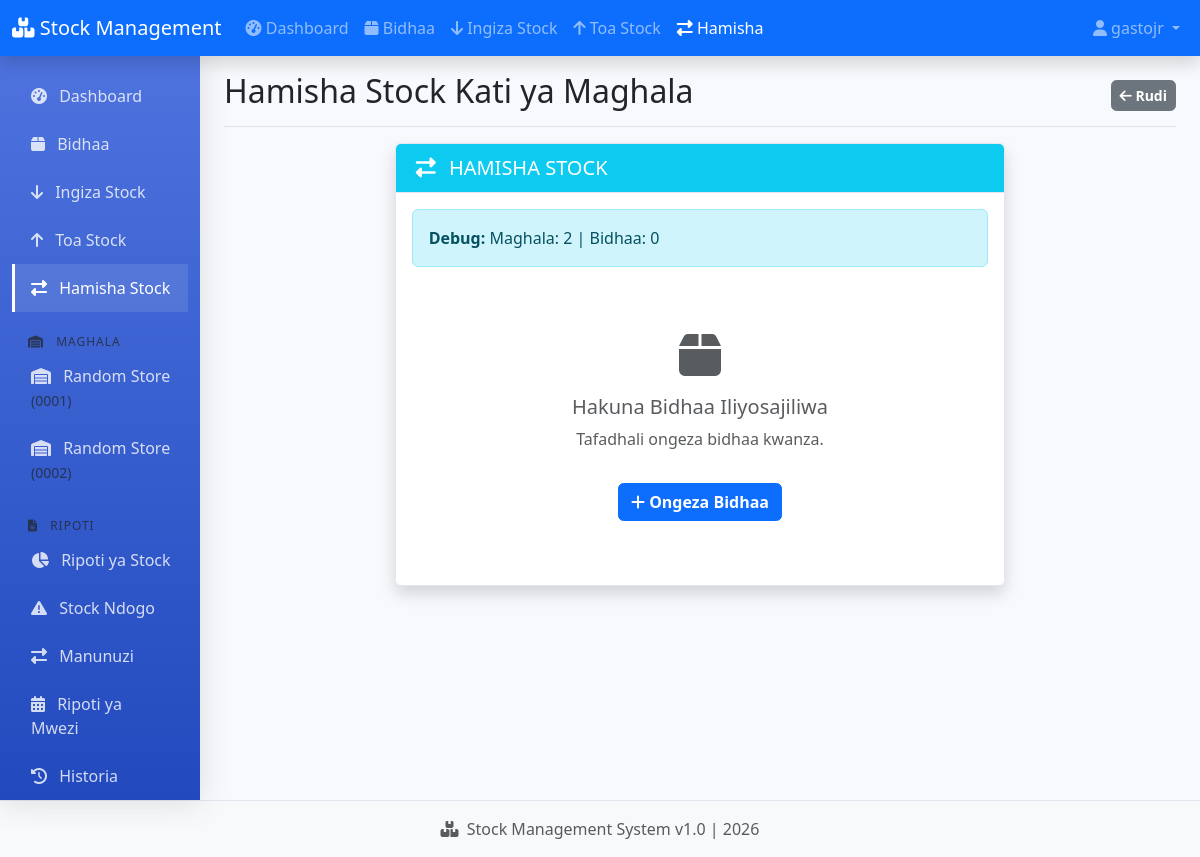
The app's page /transfer/ (signed in), older data.
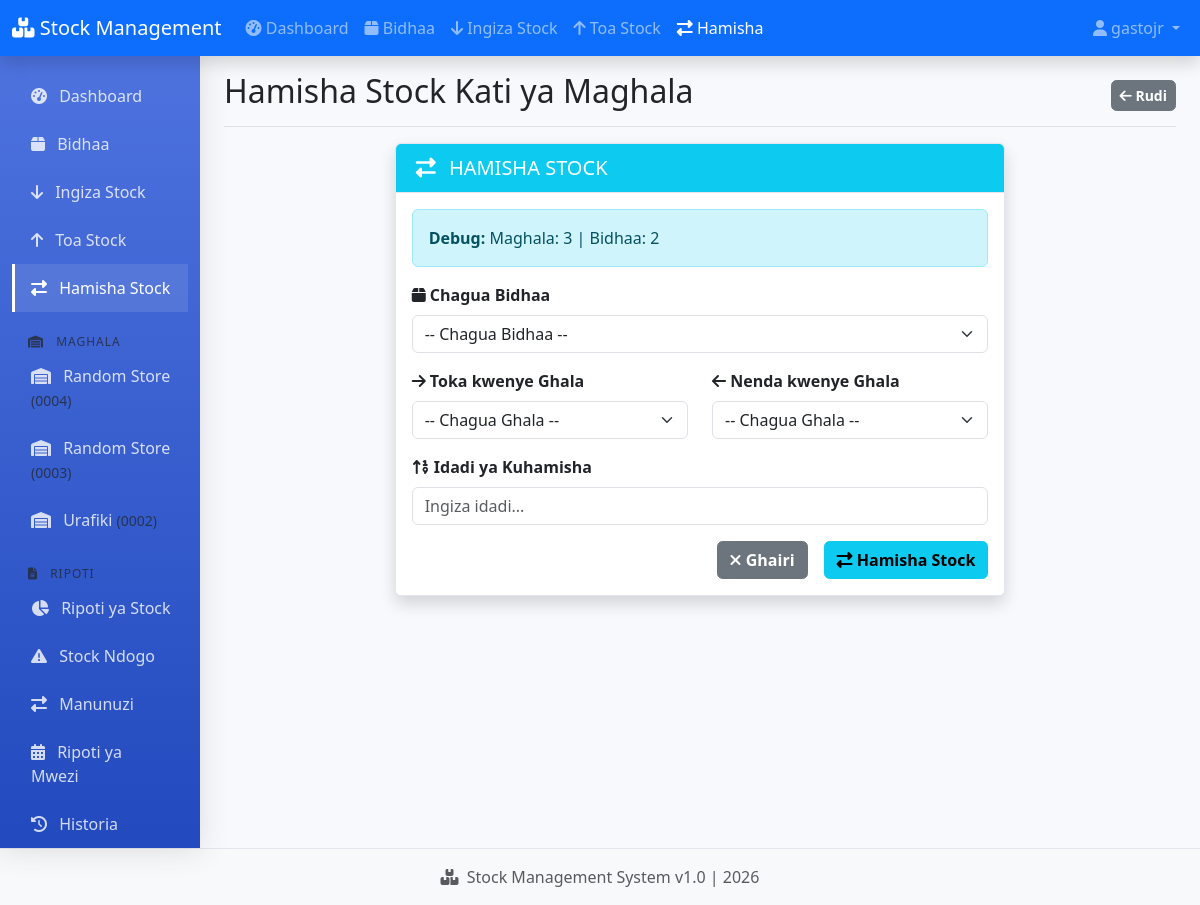
The same page, newer data.
### warehouse/models.py (models this page shows, shortened)
class Warehouse(models.Model):
    name = models.CharField(max_length=200)
    code = models.CharField(max_length=20, unique=True, blank=True, null=True)
    location = models.CharField(max_length=300, blank=True)
    manager = models.ForeignKey(User, on_delete=models.SET_NULL, null=True, blank=True)
    is_active = models.BooleanField(default=True)  # <-- IMENGEZWA!
    class Meta:
        ordering = ['name']

### warehouse/views.py (the view, shortened to what this page needs)
# urls.py: path('transfer/', views.transfer_stock, name='transfer_stock'),
@login_required(login_url='/admin/login/')
def transfer_stock(request):
    warehouses = Warehouse.objects.all()
    products = Product.objects.all()
    context = {
        'warehouses': warehouses,
        'products': products,
    }
    return render(request, 'warehouse/transfer_stock.html', context)

### warehouse/context_processors.py (called while the page is built)
def warehouses(request):
    return {
        'warehouses': Warehouse.objects.all().order_by('id', 'name')
    }

### warehouse/templates/warehouse/transfer_stock.html (shortened to what the changed rows need)
{% extends 'warehouse/base.html' %}
{% block page_title %}Hamisha Stock Kati ya Maghala{% endblock %}
{% block content %}
<div class="container-fluid">
    <div class="row">
        <div class="col-md-8 mx-auto">
            <div class="card shadow">
                <div class="card-body">
                    <div class="alert alert-info">
                        <strong>Debug:</strong>
                        Maghala: {{ warehouses|length }} |
                        Bidhaa: {{ products|length }}
                    </div>
                    {% if warehouses and products %}
                    <form method="post" id="transferForm">
                        <div class="mb-3">
                            <label class="form-label fw-bold">
                                <i class="fas fa-box"></i> Chagua Bidhaa
                            </label>
                            <select name="product" id="productSelect" class="form-select" required>
                                <option value="">-- Chagua Bidhaa --</option>
                            </select>
                        </div>
                        <div class="row">
                            <div class="col-md-6 mb-3">
                                <label class="form-label fw-bold">
                                    <i class="fas fa-arrow-right"></i> Toka kwenye Ghala
                                </label>
                                <select name="from_warehouse" id="fromWarehouse" class="form-select" required>
                                    <option value="">-- Chagua Ghala --</option>
                                </select>
                            </div>
                            <div class="col-md-6 mb-3">
                                <label class="form-label fw-bold">
                                    <i class="fas fa-arrow-left"></i> Nenda kwenye Ghala
                                </label>
                                <select name="to_warehouse" id="toWarehouse" class="form-select" required>
                                    <option value="">-- Chagua Ghala --</option>
                                </select>
                            </div>
                        </div>
                        <div class="mb-3">
                            <label class="form-label fw-bold">
                                <i class="fas fa-sort-numeric-up"></i> Idadi ya Kuhamisha
                            </label>
                            <input type="number" name="quantity" id="quantity"
                                   class="form-control" min="1" required
                                   placeholder="Ingiza idadi...">
                        </div>
                        <div class="d-grid gap-2 d-md-flex justify-content-md-end">
                            <a href="{% url 'dashboard' %}" class="btn btn-secondary me-md-2">
                                <i class="fas fa-times"></i> Ghairi
                            </a>
                            <button type="submit" class="btn btn-info">
                                <i class="fas fa-exchange-alt"></i> Hamisha Stock
                            </button>
                        </div>
                    </form>
                    {% else %}
                    <div class="text-center py-5">
                        {% if not products %}
                        <i class="fas fa-box fa-3x text-muted mb-3"></i>
                        <h5 class="text-muted">Hakuna Bidhaa Iliyosajiliwa</h5>
                        <p class="text-muted">Tafadhali ongeza bidhaa kwanza.</p>
                        <a href="/admin/warehouse/product/add/" class="btn btn-primary mt-3">
                            <i class="fas fa-plus"></i> Ongeza Bidhaa
                        </a>
                        {% endif %}
                    </div>
                    {% endif %}
                </div>
            </div>
        </div>
    </div>
</div>
{% endblock %}

### warehouse/templates/warehouse/base.html (shortened to what the changed rows need)
<!DOCTYPE html>
<html lang="sw">
<head>
    <link href="https://cdn.jsdelivr.net/npm/bootstrap@5.3.0-alpha1/dist/css/bootstrap.min.css" rel="stylesheet">
    <link rel="stylesheet" href="https://cdnjs.cloudflare.com/ajax/libs/font-awesome/6.4.0/css/all.min.css">
    {% load static %}
    <link rel="stylesheet" href="{% static 'css/style.css' %}">
</head>
<body>
    <div class="container-fluid">
        <div class="row">
            <nav id="sidebar" class="col-md-3 col-lg-2 d-md-block bg-light sidebar">
                <div class="position-sticky pt-3">
                    <ul class="nav flex-column">
                        {% for warehouse in warehouses %}
                        <li class="nav-item">
                            <a class="nav-link {% if warehouse.id|stringformat:'i' in request.path %}active{% endif %}"
                               href="{% url 'warehouse_stock' warehouse.id %}">
                                <i class="fas fa-warehouse me-2"></i> {{ warehouse.name }}
                                {% if warehouse.code %}
                                <small class="text-muted">({{ warehouse.code }})</small>
                                {% endif %}
                            </a>
                        </li>
                        {% empty %}
                        <li class="nav-item">
                            <span class="nav-link text-muted">
                                <i class="fas fa-info-circle me-2"></i> Hakuna maghala
                            </span>
                        </li>
                        {% endfor %}
                    </ul>
                </div>
            </nav>
            <main class="col-md-9 ms-sm-auto col-lg-10 px-md-4">
                <div class="d-flex justify-content-between flex-wrap flex-md-nowrap align-items-center pt-3 pb-2 mb-3 border-bottom">
                    <h1 class="h2">{% block page_title %}Dashboard{% endblock %}</h1>
                </div>
                {% block content %}
                {% endblock %}
            </main>
        </div>
    </div>
    {% load static %}
</body>
</html>

Row changes from the older to the newer data that the page shows:
removed Warehouse: name "Random Store", code "0001"
removed Warehouse: name "Random Store", code "0002"
added Warehouse: name "Random Store", code "0004"
added Warehouse: name "Random Store", code "0003"
added Warehouse: name "Urafiki", code "0002"
Text that changed along with them:
{{ warehouses|length }}: "2" → "3"
{{ products|length }}: "0" → "2"
form field product: (not shown) → "-- Chagua Bidhaa --"
form field from_warehouse: (not shown) → "-- Chagua Ghala --"
form field to_warehouse: (not shown) → "-- Chagua Ghala --"
text no longer shown: "Hakuna Bidhaa Iliyosajiliwa Tafadhali ongeza bidhaa kwanza. Ongeza Bidhaa"
text now shown: "Chagua Bidhaa Toka kwenye Ghala Nenda kwenye Ghala Idadi ya Kuhamisha Ghairi Hamisha Stock"
